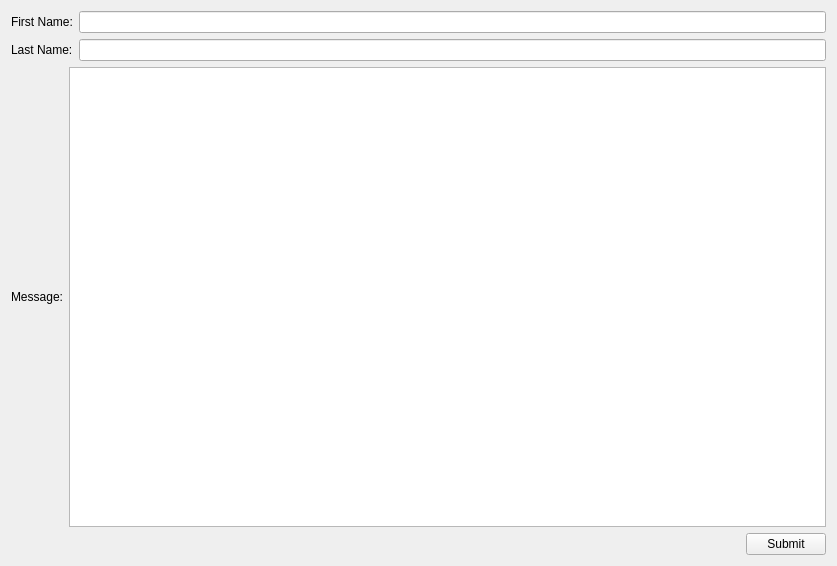
<?xml version="1.0" encoding="UTF-8"?>
<ui version="4.0">
 <class>Widget</class>
 <widget class="QWidget" name="Widget">
  <property name="geometry">
   <rect>
    <x>0</x>
    <y>0</y>
    <width>837</width>
    <height>566</height>
   </rect>
  </property>
  <property name="windowTitle">
   <string>Widget</string>
  </property>
  <layout class="QVBoxLayout" name="verticalLayout">
   <item>
    <layout class="QHBoxLayout" name="horizontalLayout">
     <item>
      <widget class="QLabel" name="firstNameLabel">
       <property name="text">
        <string>First Name:</string>
       </property>
      </widget>
     </item>
     <item>
      <widget class="QLineEdit" name="firstNameLineEdit"/>
     </item>
    </layout>
   </item>
   <item>
    <layout class="QHBoxLayout" name="horizontalLayout_2">
     <item>
      <widget class="QLabel" name="lastNameLabel">
       <property name="text">
        <string>Last Name:</string>
       </property>
      </widget>
     </item>
     <item>
      <widget class="QLineEdit" name="lastNameLineEdit"/>
     </item>
    </layout>
   </item>
   <item>
    <layout class="QHBoxLayout" name="horizontalLayout_3">
     <item>
      <widget class="QLabel" name="messageLabel">
       <property name="text">
        <string>Message:</string>
       </property>
      </widget>
     </item>
     <item>
      <widget class="QTextEdit" name="messageTextEdit"/>
     </item>
    </layout>
   </item>
   <item>
    <layout class="QHBoxLayout" name="horizontalLayout_4">
     <item>
      <spacer name="horizontalSpacer">
       <property name="orientation">
        <enum>Qt::Horizontal</enum>
       </property>
       <property name="sizeHint" stdset="0">
        <size>
         <width>40</width>
         <height>20</height>
        </size>
       </property>
      </spacer>
     </item>
     <item>
      <widget class="QPushButton" name="pushButton">
       <property name="text">
        <string>Submit</string>
       </property>
      </widget>
     </item>
    </layout>
   </item>
  </layout>
 </widget>
 <resources/>
 <connections/>
</ui>
